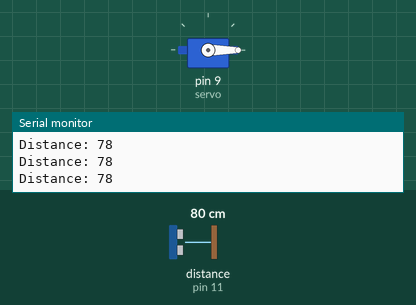
Simulated run of this sketch. Board: Arduino Uno, built with avr-gcc and run on an emulated ATmega328P. Shown: servo, the last lines printed to the serial monitor. Wiring (inferred from the names in the program): ultrasonic range finder: trigger pin 10; echo pin 11. Inputs (shaded band) come from the test bench; at power-on: distance to the obstacle (sensor on pin 11) 80 cm. The echo pulse lasts 58.3 µs per cm.

Above: at 1.2 s.
1.3 s: distance to the obstacle (sensor on pin 11) set to 12 cm
2.8 s: distance to the obstacle (sensor on pin 11) set to 9 cm
At 2.96 s:
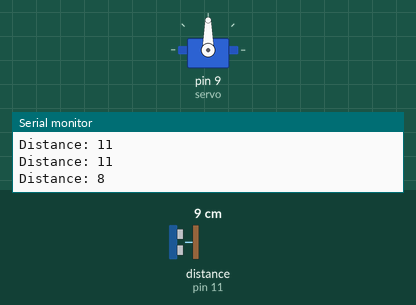
At 3.8 s:
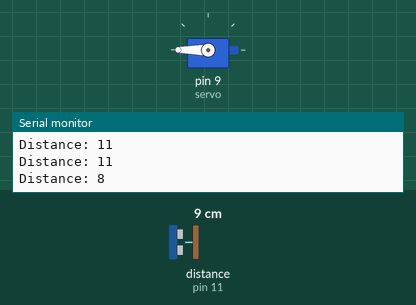
5.6 s: distance to the obstacle (sensor on pin 11) set to 250 cm
At 6.3 s:
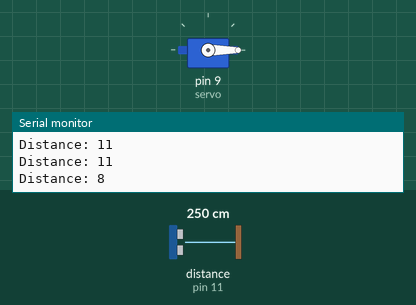
Timing chart, 0 to 8.6 s (numbered marks = the images above; inputs shaded):
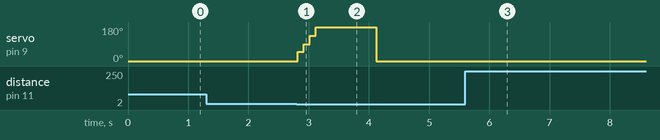

The sketch:

Nima_Ashjaee_Arduino_Project.ino
```cpp
// Nima Ashjaee Arduino Project
// ID: 40028793


// defining the pin numbers:
const int servo = 9;
const int trigPin = 10;
const int echoPin = 11;

// defining variables:
int dist;
long dur;

#include <Servo.h>

Servo servomotor;  // the servo function controls the servo motor

int servoposition = 0;  //set a variable to store the position of servo motor

void setup() {
  pinMode(trigPin, OUTPUT); // Setting the trigPin as the Output
  pinMode(echoPin, INPUT); // Setting the echoPin as the Input
  servomotor.attach(servo);  // Sets the servo's pin 9 to the servo function
  servomotor.write(0);   // Initialize the servo position to 0 degree
  Serial.begin(9600);
}

void loop() {

    // Setting the trigPin on LOW for 2 micro seconds:
    digitalWrite(trigPin, LOW);
    delayMicroseconds(2);

    // Setting the trigPin on HIGH for 10 micro seconds and then back to LOW:
    digitalWrite(trigPin, HIGH);
    delayMicroseconds(10);
    digitalWrite(trigPin, LOW);
    // Finds how long it takes for the sound wave to travel (in micro-seconds)
    dur = pulseIn(echoPin, HIGH);

    // Calculates the distance
    dist= dur*0.034/2;

    // This section was made for testing the distance, using the serial monitor feature:
    Serial.print("Distance: ");
    Serial.println(dist);

    if(dist<10){ //When the distance is less than 10cm:
       servomotor.write(50);
       delay(100);
       servomotor.write(90);
       delay(100);
       servomotor.write(135);
       delay(100);
       servomotor.write(180); //I found the best result and power from the motor with 180 degrees
       delay(1000); //Delay the servo motor for 1s at the 180 position, the maximize the force on the soap dispenser
       servomotor.write(0); // Reset the servo motor back to 0 Degrees
       delay(3000);   //Delay 3s for the next round
    }
}
```

Measured:
- the behaviour switches between 11 and 10 cm on distance to the obstacle (sensor on pin 11) (found by bisection; images 0 and 1)
- after the input at 2.8 s, servo on pin 9 (servo): 0° → 50° at once, → 90° 0.10 s later, → 135° 0.10 s later, → 180° 0.10 s later, … (5 changes in this stretch)
- after the input at 5.6 s, servo on pin 9 (servo): stops changing and stays 0°
